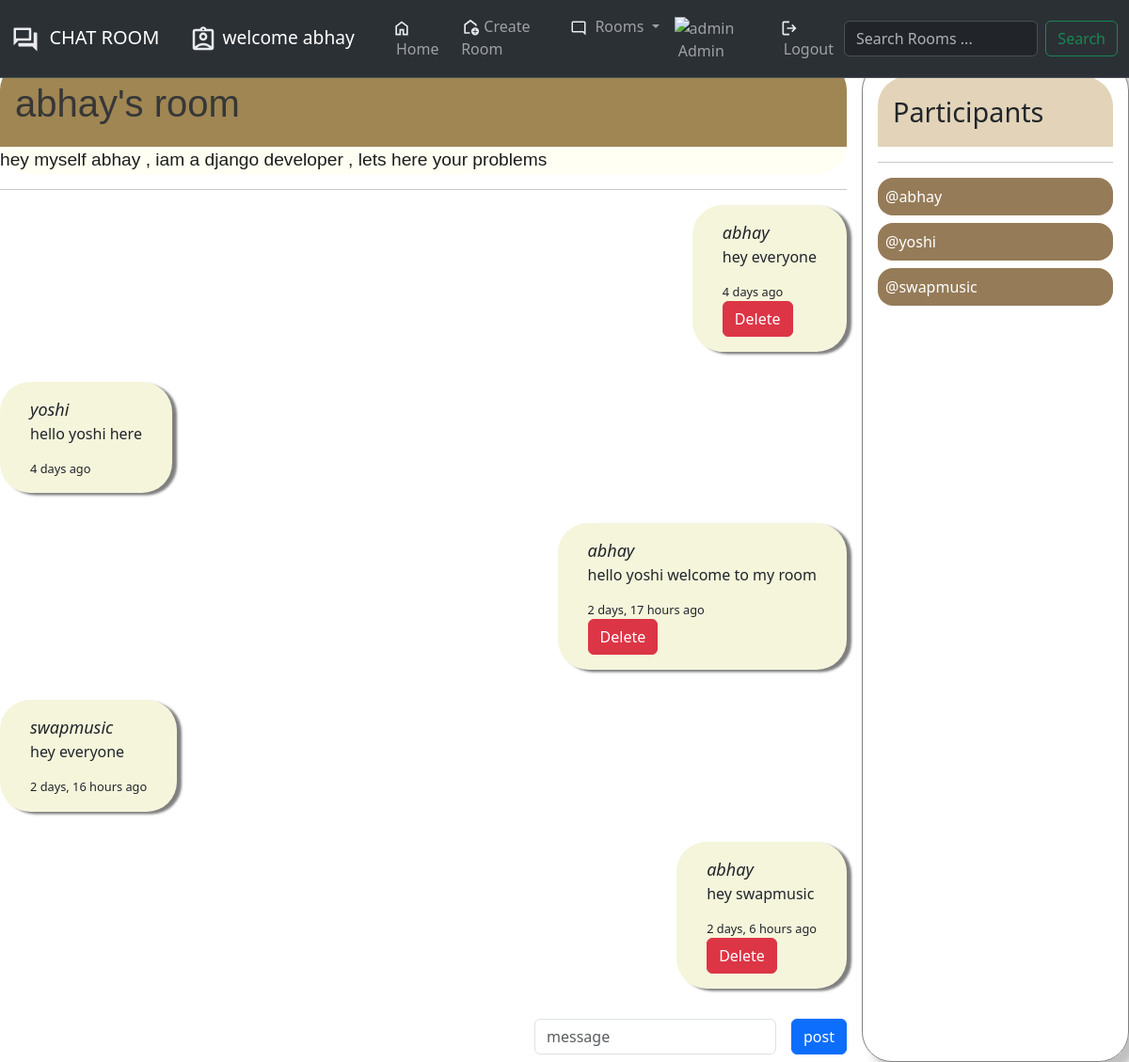
Screenshot of /room/1 (signed in) with the database file from the repository.
### base/models.py (models this page shows, shortened)
class Room(models.Model):
    host = models.ForeignKey(User , on_delete=models.SET_NULL ,null = True)
    topic = models.ForeignKey(Topic , on_delete=models.SET_NULL ,null = True)
    name = models.CharField(max_length=200)
    description = models.TextField(null=True , blank=True)
    updated = models.DateTimeField(auto_now=True)
    created = models.DateTimeField(auto_now_add=True)
    participants = models.ManyToManyField(User , related_name='participants')
    private = models.CharField(max_length=100)
    password = models.CharField(max_length=100 ,null = True)
    class Meta:
        ordering = ['-updated' , '-created']

class Message(models.Model):
    user = models.ForeignKey(User , on_delete=models.CASCADE)
    room = models.ForeignKey(Room , on_delete=models.CASCADE)
    body = models.TextField()
    updated = models.DateTimeField(auto_now=True)
    created = models.DateTimeField(auto_now_add=True)
    class Meta:
        ordering = ['updated' , 'created']

### base/views.py (the view, shortened to what this page needs)
# urls.py: path('room/<str:pk>' , views.room , name='room'),
@login_required(login_url='login')
def room(request,pk):
    i = Room.objects.get(id = int(pk))
    private = i.private
    paswd = i.password
    msgs = Message.objects.filter(room = i)
    rooms = Room.objects.all()
    participants = i.participants.all()
    context = { 'room':i ,
               'rooms':rooms ,
               'msgs':msgs,
               'participants':participants,
               'private' : private,
               'paswd' : paswd
               }
    return render(request , 'base/room.html' ,context)

### base/templates/base/room.html (shortened to what this page needs)
{% extends 'main.html' %}
{% block content %}
<div class="main2">
    <div class="main1">
        <div class="roomhead">
            <div class="roomnameinroom">
                {{room.name}}
            </div>
            <div class="roomdes">
                {{room.description}}
            </div>
        </div>
        <hr>
        <div class="msgbody">
            {% for msg in msgs %}
            {% if msg.user.username == request.user.username %}
            <div class="msg-box alignright">
                <div class="user">{{msg.user}}</div>
                {{msg.body}}
                <div class="date">{{msg.created|timesince}} ago</div>
                <small><a class="btn btn-danger" href="{% url 'deletemsg' msg.id %}" role="button">Delete</a></small>
            </div>
            {% else %}
            <div class="msg-box">
                <div class="user">{{msg.user}}</div>
                {{msg.body}}
                <div class="date">{{msg.created|timesince}} ago</div>
            </div>
            {% endif %}
            {% endfor %}
            {% if request.user.is_authenticated %}
            <div class="post">
                <form action="" method="POST" >
                    <div style="display: flex; gap:1rem;">
                        <input class="form-control mb-2" type="text" placeholder="message" name="msg"/>
                        <input class="btn btn-primary mb-2" type="submit" value="post"/>
                    </div>
                </form>
            </div>
            {% endif %}
        </div>
    </div>
    <div class="participants" >
        <div class="partname">Participants</div>
        <hr>
        {% for user in participants %}
        <div class="partuser"><a style="text-decoration: none;
                      color: rgb(255, 255, 255);" href="{% url 'profile' user.id %}">@{{user.username}}</a></div>
        {% endfor %}
    </div>
</div>
{% endblock %}

### templates/main.html (shortened to what this page needs)
<!DOCTYPE html>
{% load static %}
<html lang="en">
<head>
    <link href="https://cdn.jsdelivr.net/npm/bootstrap@5.3.3/dist/css/bootstrap.min.css" rel="stylesheet">
    <link rel="stylesheet" href="{% static 'styles/main.css' %}">
</head>
<body>
    {% include 'navbar.html' %}
    {% block content %}
    {% endblock %}
</body>
</html>

### templates/navbar.html (shortened to what this page needs)
{% load static %}
    <nav class="navbar navbar-expand-lg bg-body-tertiary bg-dark border-bottom border-body" data-bs-theme="dark">
        <div class="container-fluid">
          <a class="navbar-brand" href="/"><img width="30rem"  src="{% static 'images/chat.svg' %}" alt="logo">&nbsp CHAT ROOM</a>
          {% if request.user.is_authenticated %}
            <div class="navbar-brand"><a class="weluser"  href="{% url 'profile' request.user.id %}"><img width="30rem"  src="{% static 'images/pp.svg' %}" alt="logo">&nbspwelcome {{request.user.username}}</a> </div>
            {% endif %}
          <div class="collapse navbar-collapse" id="navbarSupportedContent">
            <ul class="navbar-nav me-auto mb-2 mb-lg-0">
              <li class="nav-item">
                <a class="nav-link " aria-current="page" href="/"><img width="20rem"  src="{% static 'images/home.svg' %}" alt="home">&nbspHome&nbsp</a>
              </li>
              <li class="nav-item">
                <a class="nav-link" href="{% url 'createroom' %}"><img width="20rem"  src="{% static 'images/addroom.svg' %}" alt="create room">&nbspCreate Room&nbsp</a>
              </li>
              <li class="nav-item dropdown">
                <a class="nav-link dropdown-toggle" href="#" role="button" data-bs-toggle="dropdown" aria-expanded="false">
                  <img width="18rem"  src="{% static 'images/rooms.svg' %}" alt="logo">&nbsp Rooms
                </a>
              </li>
              <li class="nav-item">
                <a class="nav-link admin" href="/admin"><img width="20rem"  src="{% static 'images/admin.svg' %}" alt="admin">&nbspAdmin&nbsp</a>
              </li>
              {% if request.user.is_authenticated %}
              <li class="nav-item">
                <a class="nav-link" href="{% url 'logout' %}"><img width="20rem"  src="{% static 'images/logout.svg' %}" alt="logout">&nbspLogout</a>
              </li>
              {% else %}
              <li class="nav-item">
                <a class="nav-link" href="{% url 'login' %}"><img width="20rem"  src="{% static 'images/login.svg' %}" alt="login">&nbspLogin</a>
              </li>
              {% endif %}
            </ul>
            <form class="d-flex" role="search" method="GET" action="{% url 'home' %}">
              <input class="form-control me-2" type="text" name="q" placeholder="Search Rooms ..." aria-label="Search">
              <button class="btn btn-outline-success" type="submit">Search</button>
            </form>
          </div>
        </div>
      </nav>

### static/styles/main.css (style rules this page uses)
.navbar { position: fixed; top: 0; width: 100%; z-index: 10; }
.navbar-brand { margin-right: 2rem; }
.weluser { text-decoration: none; color:white; font-size:1.2rem ; }
.msg-box { padding:1rem 2rem; margin-bottom: 2rem; background-color: beige; width:fit-content; max-width: 75%; border-radius: 2rem; box-shadow: 10px 5px 5px rgba(0, 0, 0, 0.5); }
.alignright { margin-left: auto; }
.user { font-weight: 500; font-style: italic; }
.msgbody { width:100%; }
.date { margin-top: 1rem; font-size: 0.8rem; font-weight: 500; }
.main2 { display: grid; grid-template-columns: 3fr 1fr; }
.participants { padding: 1rem; border: solid gray 0.05rem; border-radius: 2rem; box-shadow: 10px 10px 10px rgba(0, 0, 0, 0.25); z-index: 3; min-height: 40rem; margin-left: 1rem; }
.post { width: fit-content; margin-left: auto; }
.roomnameinroom { padding:1rem; background-color: rgb(159, 134, 83); border-radius: 2rem 2rem 0 0; font-size: 2.5rem; color: rgb(55, 55, 55); font-family:'Trebuchet MS', 'Lucida Sans Unicode', 'Lucida Grande', 'Lucida Sans', Arial, sans-serif; }
.roomhead { background-color: rgb(255, 255, 244); border-radius: 2rem ; }
.roomdes { font-size: 1.2rem; color: rgb(29, 29, 29); font-family: 'Gill Sans', 'Gill Sans MT', Calibri, 'Trebuchet MS', sans-serif; }
.partname { padding:1rem; background-color: rgb(226, 211, 185); border-radius: 2rem 2rem 0 0; font-size: 1.8rem; }
.partuser { padding: .5rem; border-radius: 1rem; background-color: rgb(149, 123, 88); margin-bottom: 0.5rem; }
.user { font-size: 18px; font-weight: 400; }
.msg-box { padding:1rem 2rem; margin-bottom: 2rem; background-color: beige; width:fit-content; max-width: 75%; border-radius: 2rem; box-shadow: 5px 2.5px 2.5px rgba(0, 0, 0, 0.5); }

### rows the page displays
Room: name "abhay's room", description "hey myself abhay , iam a django developer , lets here your problems"
Message: user "abhay", body "hey everyone", created "4 days"
Message: user "yoshi", body "hello yoshi here", created "4 days"
Message: user "abhay", body "hello yoshi welcome to my room", created "2 days, 17 hours"
Message: user "swapmusic", body "hey everyone", created "2 days, 16 hours"
Message: user "abhay", body "hey swapmusic", created "2 days, 6 hours"

### other values shown
{{ request.user.username }} "abhay"
{{ user.username }} "abhay"
{{ user.username }} "yoshi"
{{ user.username }} "swapmusic"
